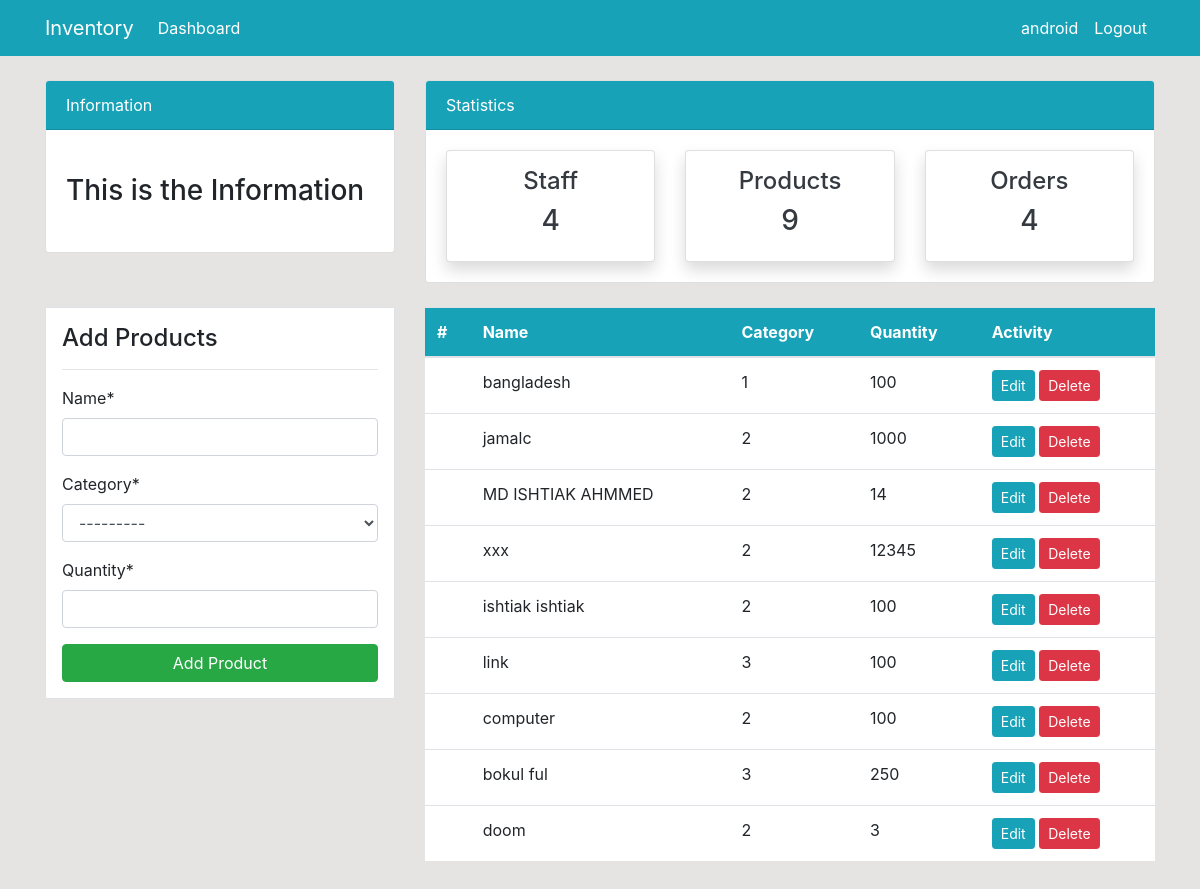
Page /product/ (signed in) on the committed database.
### dashboard/models.py (models this page shows, shortened)
class Product(models.Model):
      name=models.CharField(max_length=100,null=True)
      category=models.CharField(max_length=100,choices=CATEGORY,null=True)
      quantity=models.PositiveIntegerField(null=True)
      class Meta:
          verbose_name_plural="Product"

### dashboard/views.py (the view)
# urls.py: path('product/',views.product,name='dashboard-product'),
@login_required
def product(request):
    items=Product.objects.all()
    product_count=Product.objects.count()
    if request.method=='POST':
        form=ProductForm(request.POST)
        if form.is_valid :
            form.save()
            return redirect('dashboard-product')
    else :
        form =ProductForm()
    context={
    'items':items,
    'form':form,
    'product_count':product_count,
    }
    return render(request, 'dashboard/product.html',context)

### dashboard/forms.py
class ProductForm(forms.ModelForm):
    class Meta(object):
        model=Product
        fields=['name','category','quantity']

### templates/dashboard/product.html (shortened to what this page needs)
{% extends 'partials/base.html' %}
{% load crispy_forms_tags %}
{% block content %}
  {% include 'partials/topnav.html' %}
<div class="container">
       <div class="row my-4">
           <div class="col-md-4">
               <div class="border bg-white p-3">
                   <h4>Add Products</h4>
                   <hr>
                   <form method="POST">
                      {{ form |crispy }}
                       <input class="btn btn-success btn-block" type="submit" value="Add Product">
                   </form>
               </div>
           </div>
           <div class="col-md-8">
               <table class="table bg-white">
                   <thead class="bg-info">
                       <tr class="text-white">
                           <th scope="col">#</th>
                           <th scope="col">Name</th>
                           <th scope="col">Category</th>
                           <th scope="col">Quantity</th>
                           <th scope="col">Activity</th>
                       </tr>
                   </thead>
                   <tbody>
                     {% for item in items %}
                       <tr>
                           <th scope="row">{{ items.id }}</th>
                           <td>{{ item.name }}</td>
                           <td>{{ item.category }}</td>
                           <td>{{ item.quantity }}</td>
                           <td>
                               <a class="btn btn-info btn-sm" href="{% url 'dashboard-product-update' item.id %}">Edit</a>
                               <a class="btn btn-danger btn-sm" href="{% url 'dashboard-product-delete' item.id %}">Delete</a>
                           </td>
                       </tr>
                       {% endfor %}
                   </tbody>
               </table>
           </div>
       </div>
   </div>
{% endblock %}

### templates/partials/base.html (shortened to what this page needs)
{% load static %}
<!doctype html>
<html lang="en">
  <head>
    <link rel="stylesheet" href="https://cdn.jsdelivr.net/npm/bootstrap@4.6.1/dist/css/bootstrap.min.css">
    <link rel="stylesheet" href="{% static '/css/style.css'%}">
  </head>
  <body>
  {% include 'partials/nav.html' %}
  {% block content %}
  {% endblock %}
  </body>
</html>

### templates/partials/nav.html (shortened to what this page needs)
 <nav class="navbar navbar-expand-lg navbar-info bg-info">
   {% if user.is_authenticated %}
     <div class="container">
         <a class="navbar-brand text-white" href="{% url 'dashboard-index' %}">Inventory</a>
         <div class="collapse navbar-collapse" id="navbarSupportedContent">
             <ul class="navbar-nav mr-auto">
                 <li class="nav-item active">
                     <a class="nav-link text-white" href="{% url 'dashboard-index' %}">Dashboard </a>
                 </li>
             </ul>
             <ul class="navbar-nav ml-auto">
                 <li class="nav-item active">
                     <a class="nav-link text-white" href="{% url 'user-profile' %}">{{ user.username }} </a>
                 </li>
                 <li class="nav-item">
                     <a class="nav-link text-white" href="{% url 'user-logout' %}">Logout</a>
                 </li>
             </ul>
             {% endif %}
         </div>
     </div>
 </nav>

### templates/partials/topnav.html (shortened to what this page needs)
<div class="container">
    <div class="row mt-4">
        <div class="col-md-4">
            <div class="card">
                <div class="card-header bg-info text-white">
                    Information
                </div>
                <div class="card-body">
                    <marquee behavior="" direction="">
                        <h3 class="my-4">This is the Information</h3>
                    </marquee>
                </div>
            </div>
        </div>
        <div class="col-md-8">
            <div class="card">
                <div class="card-header bg-info text-white">
                    Statistics
                </div>
                <div class="card-body">
                    <div class="row">
                        <div class="col-md-4">
                            <a class="text-decoration-none text-dark" href="{% url 'dashboardstaff' %}">
                                <div class="card my-card shadow text-center p-3">
                                    <h4>Staff </h4>
                                    <h3>4</h3>
                                </div>
                            </a>
                        </div>
                        <div class="col-md-4">
                            <a class="text-decoration-none text-dark" href="{% url 'dashboard-product' %}">
                                <div class="card my-card shadow text-center p-3">
                                    <h4>Products </h4>
                                    <h3>{{ product_count }}</h3>
                                </div>
                            </a>
                        </div>
                        <div class="col-md-4">
                            <a class="text-decoration-none text-dark" href="{% url 'dashboard-order' %}">
                                <div class="card my-card shadow text-center p-3">
                                    <h4>Orders </h4>
                                    <h3>4</h3>
                                </div>
                            </a>
                        </div>
                    </div>
                </div>
            </div>
        </div>
    </div>
</div>

### css/style.css (style rules this page uses)
body { background: rgb(230, 227, 227); }

### rows in the picture
Product: name "bangladesh", category "1", quantity "100"
Product: name "jamalc", category "2", quantity "1000"
Product: name "MD ISHTIAK AHMMED", category "2", quantity "14"
Product: name "xxx", category "2", quantity "12345"
Product: name "ishtiak ishtiak", category "2", quantity "100"
Product: name "link", category "3", quantity "100"
Product: name "computer", category "2", quantity "100"
Product: name "bokul ful", category "3", quantity "250"
Product: name "doom", category "2", quantity "3"

### other values in the picture
{{ user.username }} "android"
{{ product_count }} "9"
